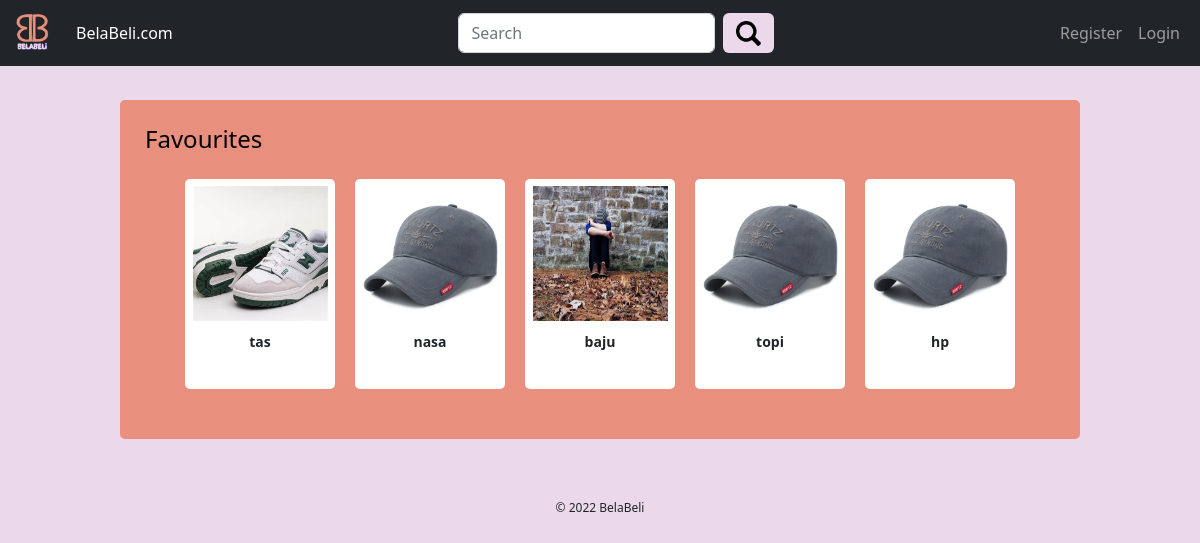
The page /favourites.php on the database its author committed.
### tables this page shows
CREATE TABLE `favourites` (
  `id_fav` int(11) NOT NULL,
  `user_id` int(11) NOT NULL,
  `product_id` int(11) NOT NULL,
  `golike` int(11) NOT NULL
);

CREATE TABLE `product` (
  `product_id` int(100) NOT NULL,
  `product_name` varchar(100) NOT NULL,
  `product_price` int(100) NOT NULL,
  `product_weight` int(100) NOT NULL,
  `product_size` varchar(100) NOT NULL,
  `product_desc` varchar(500) NOT NULL,
  `product_category` varchar(100) NOT NULL,
  `user_id` int(100) NOT NULL,
  `product_img` text DEFAULT NULL
);

### favourites.php (the view, shortened to what this page needs)
<?php
include 'api/connect.php';
?>
<!DOCTYPE html>
<html lang="en">
<head>
    <link href="https://cdn.jsdelivr.net/npm/bootstrap@5.2.3/dist/css/bootstrap.min.css" rel="stylesheet">
</head>
<?php include 'includes/navbar.php' ?>
<body style="background-color:#ebd9eb">
    <div class="content-box" style="margin-top:100px; margin-bottom:40px;width:80%;flex-wrap:wrap;">
        <h1 style="font-size:18pt; margin-bottom:25px; color:black">Favourites</h1>
        <div class="d-flex justify-content-center" style="flex-wrap:wrap;gap:20px;">
            <?php
                $stmt = $conn->prepare("SELECT * FROM product p join favourites f on p.product_id = f.product_id where f.golike = 1");
                $stmt->execute();
                if ($stmt->rowCount() == 0){
                    echo 'No Product Found';
                }else{
                while($row = $stmt->fetch()){
            ?>
            <div class="resp-product" onclick="window.location.href = 'detailProduct.php?product_id=<?= $row['product_id'] ?>'">
                <img src="<?= $row['product_img'] ?>" alt="<?= $row['product_name'] ?>" class="resp-product-img">
                <p class="resp-text bold-text"><?= $row['product_name'] ?></p>
            </div>
            <?php }} ?>
        </div>
    </div>
    <footer style="padding:20px">
        <p class="text-dark" style="text-align:center; font-size:12px; color:#8c52ff">© 2022 BelaBeli</p>
    </footer>
</body>
</html>

### favourites.php (style rules this page uses)
.content-box { width:70%; background-color:#e8907d; margin:auto; margin-top:100px; padding:25px; border-radius:5px }
.resp-text { font-size:16px; padding-top:5px; text-align:center }
.bold-text { font-weight:bold }
.resp-product { width:180px; height:250px; background-color:white; padding:5px; border-radius:5px; border:2px solid white; margin-bottom:25px; cursor:pointer; }
.resp-product-img { display:block; margin:auto; width:165px; height:165px; margin-bottom:5px }
@media only screen and (max-width: 1200px) { .resp-text { font-size:14px; padding-top:5px; text-align:center } }
@media only screen and (max-width: 1200px) { .resp-product { width:150px; height:210px; background-color:white; padding:5px; border-radius:5px; border:2px solid white; margin-bottom:25px; } }
@media only screen and (max-width: 1200px) { .resp-product-img { display:block; margin:auto; width:135px; height:135px; margin-bottom:5px } }
.resp-product { cursor:pointer; }

### rows shown on the page
favourites: product.product_img (picture), product.product_name "tas"
favourites: product.product_img (picture), product.product_name "nasa"
favourites: product.product_img (picture), product.product_name "baju"
favourites: product.product_img (picture), product.product_name "topi"
favourites: product.product_img (picture), product.product_name "hp"
